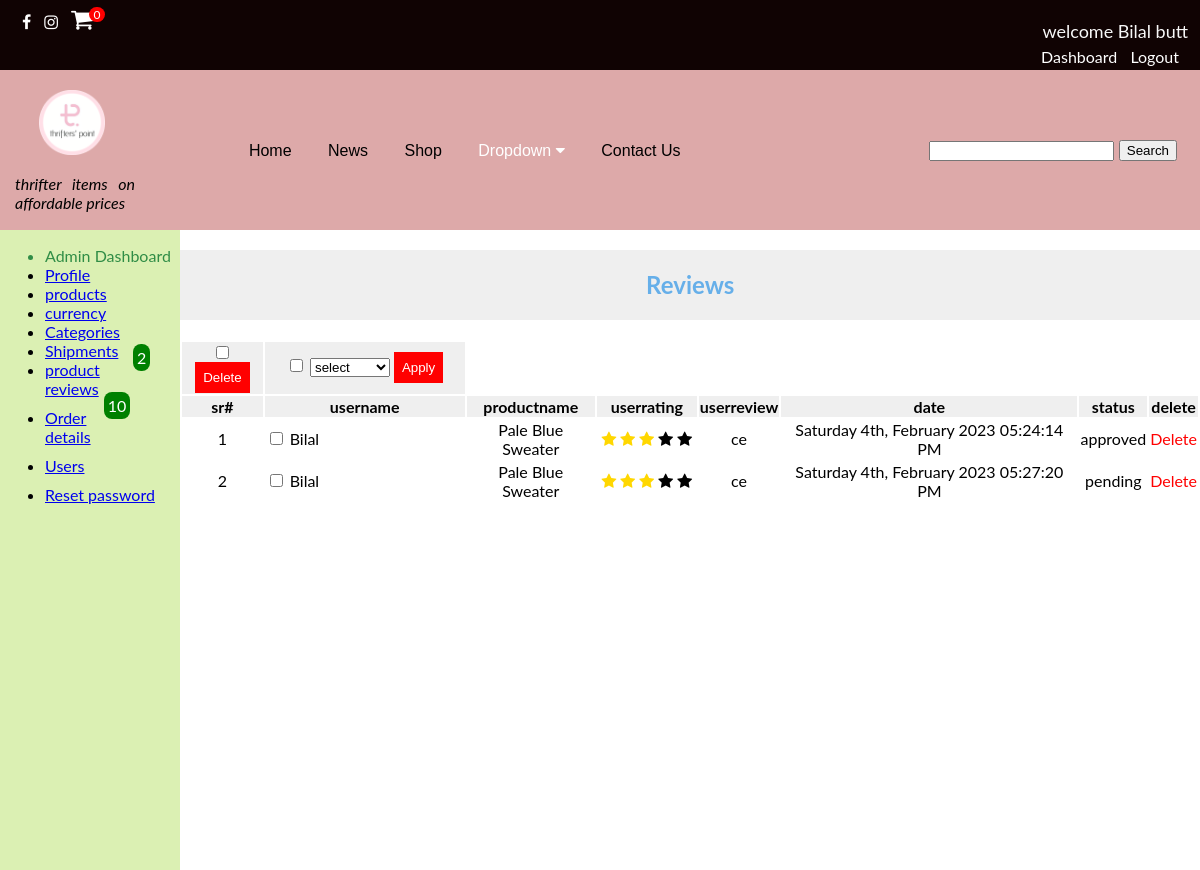
/admin/forms/reviews.php (signed in), run on the app's committed database.
### tables this page shows
CREATE TABLE `site_info` (
  `id` int(11) NOT NULL,
  `sitelogo` varchar(255) NOT NULL DEFAULT 'sitelogo.png',
  `tagline` varchar(255) NOT NULL DEFAULT 'saifi logos'
);

CREATE TABLE `review_table` (
  `review_id` int(11) NOT NULL,
  `user_name` varchar(200) NOT NULL,
  `user_rating` int(1) NOT NULL,
  `product_id` int(11) NOT NULL,
  `product_name` varchar(255) NOT NULL,
  `user_review` text NOT NULL,
  `datetime` int(11) NOT NULL,
  `status` varchar(255) NOT NULL DEFAULT 'pending'
);

### admin/forms/reviews.php (the view, shortened to what this page needs)
<?php
require_once(dirname(dirname(dirname(__FILE__))) . '/Database/database.php');
?>
<!DOCTYPE html>
<html lang="en">
<head>
    <link rel="stylesheet" href="https://cdnjs.cloudflare.com/ajax/libs/font-awesome/4.7.0/css/font-awesome.min.css">
    <link rel="stylesheet" href="../../css/style.css">
    <link rel="stylesheet" href="../admin.css">
    <link rel="stylesheet" href="https://unpkg.com/purecss@2.0.6/build/pure-min.css">
</head>
<body>
<div class="topbar">
<?php require_once(dirname(dirname(dirname(__FILE__))) . '/inc/topbar.php');?>
</div>
<div class="header">
<header>
<?php require_once(dirname(dirname(dirname(__FILE__))) . '/inc/header.php');?>
</header>
</div>
<div class="rows">
    <div class="adminsidenav">
        <?php require '../admindashboard.php';?>
    </div>
<?php
$n=1;
$sql = "SELECT * from  review_table";
$result = mysqli_query($conn, $sql) or die("database error:". mysqli_error($conn));
if($result->num_rows>0) {
    ?>
<div style=width:100%;display:block class="shopdisplay">
    <h2>Reviews</h2>
<form method="post" action="reviews.php">
    <table style=width:100%;display:block >
    <thead>
    <th style=width:8%><input id='checkAll' type="checkbox"/> <button style=color:white;background:red;padding:8px;border:none;cursor:pointer; name="del-btn" class="saifidelbtn">Delete</button></th>
    <th style=width:20%><input id='checkAll2' type="checkbox"/>
    <select name="reviewstatus" value="">
    <option value="">select</option>
</select>  <button style=color:white;background:red;padding:8px;border:none;cursor:pointer; name="edit-btn" class="saifidelbtn">Apply</button></th>
<tr>
    <th>sr#</th>
    <th>username</th>
    <th>productname</th>
    <th>userrating</th>
    <th>userreview</th>
    <th>date</th>
    <th>status</th>
    <th>delete</th>
</tr>
    </thead>
<?php
       foreach ($result as $results) {
?>
<tbody>
<tr>
<td><?php echo $n++; ?></td>
<td><div style=text-align:left><input id="checkItem" type="checkbox" name="edit[]" value="<?php echo $results['review_id'];?>"> <?php echo $results['user_name']?></div></td>
<td><?php echo $results['product_name'] ?></td>
<td style=width:10%><?php if($results['user_rating']==1){
echo "<span style=color:gold class='fa fa-star'></span>
<span class='fa fa-star'></span>
<span class='fa fa-star'></span>
<span class='fa fa-star'></span>
<span class='fa fa-star'></span>";
}elseif($results['user_rating']==2){
    echo "<span style=color:gold class='fa fa-star'></span>
    <span style=color:gold class='fa fa-star'></span>
    <span class='fa fa-star'></span>
    <span class='fa fa-star'></span>
    <span class='fa fa-star'></span>";
}elseif($results['user_rating']==3){
    echo "<span style=color:gold class='fa fa-star'></span>
    <span style=color:gold class='fa fa-star'></span>
    <span style=color:gold class='fa fa-star'></span>
    <span class='fa fa-star'></span>
    <span class='fa fa-star'></span>";
}elseif($results['user_rating']==4){
    echo "<span style=color:gold class='fa fa-star'></span>
    <span style=color:gold class='fa fa-star'></span>
    <span style=color:gold class='fa fa-star'></span>
    <span style=color:gold class='fa fa-star'></span>
    <span class='fa fa-star'></span>";
}elseif($results['user_rating']==5){
    echo "<span style=color:gold class='fa fa-star'></span>
    <span style=color:gold class='fa fa-star'></span>
    <span style=color:gold  class='fa fa-star'></span>
    <span style=color:gold class='fa fa-star'></span>
    <span style=color:gold class='fa fa-star'></span>";
}
?></td>
<td><?php echo $results['user_review'] ?></td>
<td><?php echo date('l jS, F Y h:i:s A', $results["datetime"]) ?></td>
<td><?php echo $results['status'];?></td>
<td><a style=color:red;text-decoration:none href="reviews.php?id=<?php echo $results['review_id']?>">Delete</a></td>
   </tr>
    </tbody>
<?php
       }
?>
  </table>
    </form>
<?php
}else{
         echo "<p style=color:red;padding:5px;margin-left:3px;width:100%;height:50%;background:lightgray;text-align:center> No review yet</p>";
}
?>
 </div>
</div>
</body>
</html>

### inc/header.php (shortened to what this page needs)
<?php
require_once(dirname(dirname(__FILE__)) . '/Database/database.php');
?>
<div class="headercontaianer">
<div class="collapsemenu" >
<div class="sitelogo">
<?php $actual_link = 'http://'.$_SERVER['HTTP_HOST'].$_SERVER['PHP_SELF'];?>
<?php
$q = "SELECT * from site_info";
$result = mysqli_query($conn, $q) or die(mysqli_error($conn));
$results=mysqli_fetch_array($result);
if($actual_link != "http://localhost/webapp/admin/forms/addproduct.php"
  && $actual_link != "http://localhost/webapp/admin/forms/allproducts.php"
  && $actual_link != "http://localhost/webapp/admin/forms/editproduct.php"
  && $actual_link != "http://localhost/webapp/admin/forms/productimggallery.php"
  && $actual_link != "http://localhost/webapp/admin/forms/addgalleryimages.php"
  && $actual_link != "http://localhost/webapp/admin/forms/addnewcat.php"
  && $actual_link != "http://localhost/webapp/admin/forms/editcategory.php"
  && $actual_link != "http://localhost/webapp/admin/forms/reviews.php"
  && $actual_link != "http://localhost/webapp/admin/forms/customerorddet.php"
  && $actual_link != "http://localhost/webapp/admin/forms/customerbilldet.php"
  && $actual_link != "http://localhost/webapp/admin/forms/users.php"
  && $actual_link != "http://localhost/webapp/admin/forms/edituser.php"
  && $actual_link != "http://localhost/webapp/admin/forms/currency.php"
  && $actual_link != "http://localhost/webapp/admin/forms/siteinfo.php"
  && $actual_link != "http://localhost/webapp/admin/forms/allproductedit.php"
  && $actual_link != "http://localhost/webapp/admin/forms/shipment.php"
  && $actual_link != "http://localhost/webapp/admin/forms/adminprofile.php"
  && $actual_link != "http://localhost/webapp/admin/forms/retypepassword.php"){
echo '<a href="http://localhost/webapp/pages/home.php" ><img  class="logoimage" src="../images/'.$results['sitelogo'].'"></a>';
  echo '<p style=display:block;margin-left:15px;font-style:italic;width:120px;> '.$results['tagline'].' </p>';
}else{
  echo '<a href="http://localhost/webapp/pages/home.php" ><img  class="logoimage" src="../../images/'.$results['sitelogo'].'"></a>';
  echo '<p style=margin-left:15px;font-style:italic;width:120px> '.$results['tagline'].' </p>';
}
?>
</div>
<div class="navbar">
<a href="http://localhost/webapp/pages/home.php">Home</a>
<a href="http://localhost/webapp/pages/news.php">News</a>
<a href="http://localhost/webapp/pages/shop.php">Shop</a>
  <div class="dropdown">
    <button class="dropbtn">Dropdown
      <i class="fa fa-caret-down"></i>
    </button>
   </div>
   <a href="http://localhost/webapp/pages/contactus.php">Contact Us</a>
<div class="searchbar">
<form action="<?php echo 'http://localhost/webapp/pages/search.php' ?>" method="GET">
    <input style= height:20px type="text" name="search" required >
    <button  type="Submit" name="searchsubmit">Search</button>
</form>
</div>
</div>

### css/style.css (style rules this page uses)
body { width:100%; text-align: justify; display: block; padding: 0; margin: 0; }
h1,h2,h3,h4 { text-align: center; padding-top: 10px; }
.header { height: 160px; background-color: rgba(221, 167, 167, 0.977); }
img.logoimage { width: 80px; margin-left: 25px; padding-top: 20px; padding-left: 14px; }
.searchbar { display: inline; margin-top: 32px; margin-right: 23px; float: right; }
body { font-family: "Lato", sans-serif; transition: background-color .5s; }
* { box-sizing: border-box; }
div.rows { display: inline-flex; width: 100%; }
.navbar { overflow: hidden; display: block; text-align: center; margin-top: -120px; font-family: Arial, Helvetica, sans-serif; }
.navbar a { font-size: 16px; display: inline-flex; color: rgb(0, 0, 0); text-align: center; padding: 14px 16px; margin-top: 15px; text-decoration: none; }
.dropdown { text-align: center; display: inline-flex; margin-top: 20px; }
.dropdown .dropbtn { font-size: 16px; border: none; outline: none; color: white; padding: 14px 16px; background-color: inherit; font: inherit; margin: 0; cursor: pointer; }
.topbar { background-color: #100303; margin-top: -12px; }
table, th, tr { text-align: center; }
h2 { text-align: center; color: #66afe9; background-color: #efefef; padding: 2%; }
table th { background-color: #efefef; }

### admin/admin.css (style rules this page uses)
.adminsidenav { display: block; background: rgb(219, 240, 179); height:40rem; }
div.rows { display: inline-flex; width: 100%; }

### data on the page
site_info: sitelogo (picture), tagline "thrifter items on affordable prices"
review_table: user_name "Bilal", product_name "Pale Blue Sweater", user_rating 3 (drawn), user_review "ce", datetime "Saturday 4th, February 2023 05:24:14 PM", status "approved"
review_table: user_name "Bilal", product_name "Pale Blue Sweater", user_rating 3 (drawn), user_review "ce", datetime "Saturday 4th, February 2023 05:27:20 PM", status "pending"

### other printed values
$countcart "0"
$_SESSION['username'] "Bilal butt"
$countreview "2"
$countorders "10"
